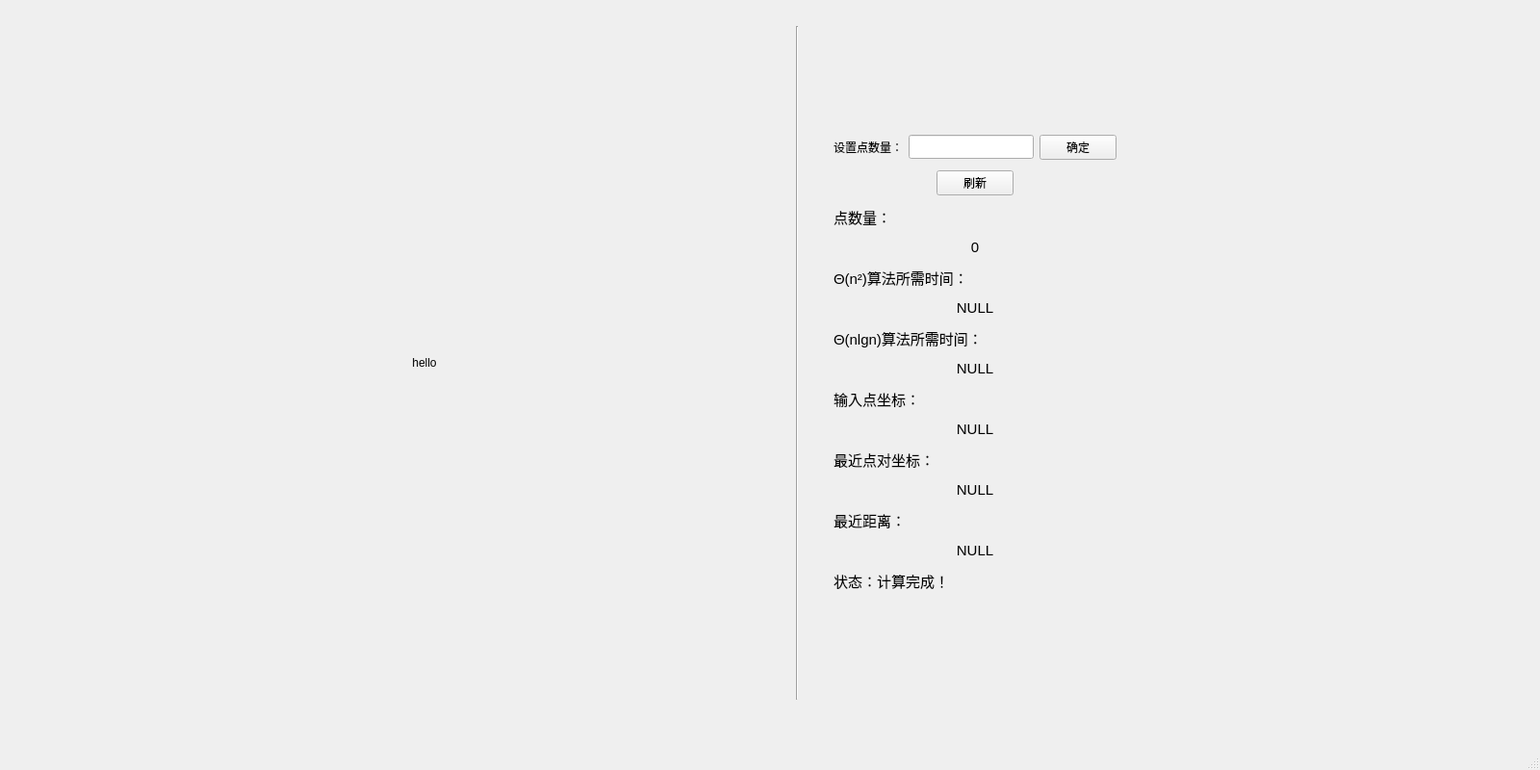
<?xml version="1.0" encoding="UTF-8"?>
<ui version="4.0">
 <class>MainWindow</class>
 <widget class="QMainWindow" name="MainWindow">
  <property name="geometry">
   <rect>
    <x>0</x>
    <y>0</y>
    <width>1600</width>
    <height>800</height>
   </rect>
  </property>
  <property name="minimumSize">
   <size>
    <width>1600</width>
    <height>800</height>
   </size>
  </property>
  <property name="maximumSize">
   <size>
    <width>1600</width>
    <height>800</height>
   </size>
  </property>
  <property name="windowTitle">
   <string>MainWindow</string>
  </property>
  <widget class="QWidget" name="centralWidget">
   <layout class="QGridLayout" name="gridLayout">
    <item row="1" column="0">
     <spacer name="horizontalSpacer_3">
      <property name="orientation">
       <enum>Qt::Horizontal</enum>
      </property>
      <property name="sizeType">
       <enum>QSizePolicy::Fixed</enum>
      </property>
      <property name="sizeHint" stdset="0">
       <size>
        <width>80</width>
        <height>20</height>
       </size>
      </property>
     </spacer>
    </item>
    <item row="0" column="1">
     <spacer name="verticalSpacer_4">
      <property name="orientation">
       <enum>Qt::Vertical</enum>
      </property>
      <property name="sizeHint" stdset="0">
       <size>
        <width>40</width>
        <height>17</height>
       </size>
      </property>
     </spacer>
    </item>
    <item row="2" column="2">
     <spacer name="horizontalSpacer_4">
      <property name="orientation">
       <enum>Qt::Horizontal</enum>
      </property>
      <property name="sizeHint" stdset="0">
       <size>
        <width>460</width>
        <height>20</height>
       </size>
      </property>
     </spacer>
    </item>
    <item row="1" column="1" rowspan="2">
     <layout class="QHBoxLayout" name="horizontalLayout">
      <item>
       <widget class="QLabel" name="paintBoard">
        <property name="minimumSize">
         <size>
          <width>700</width>
          <height>700</height>
         </size>
        </property>
        <property name="maximumSize">
         <size>
          <width>700</width>
          <height>700</height>
         </size>
        </property>
        <property name="text">
         <string>hello</string>
        </property>
        <property name="alignment">
         <set>Qt::AlignCenter</set>
        </property>
       </widget>
      </item>
      <item>
       <spacer name="horizontalSpacer_5">
        <property name="orientation">
         <enum>Qt::Horizontal</enum>
        </property>
        <property name="sizeType">
         <enum>QSizePolicy::Fixed</enum>
        </property>
        <property name="sizeHint" stdset="0">
         <size>
          <width>30</width>
          <height>20</height>
         </size>
        </property>
       </spacer>
      </item>
      <item>
       <widget class="Line" name="line">
        <property name="orientation">
         <enum>Qt::Vertical</enum>
        </property>
       </widget>
      </item>
      <item>
       <spacer name="horizontalSpacer_6">
        <property name="orientation">
         <enum>Qt::Horizontal</enum>
        </property>
        <property name="sizeType">
         <enum>QSizePolicy::Fixed</enum>
        </property>
        <property name="sizeHint" stdset="0">
         <size>
          <width>30</width>
          <height>20</height>
         </size>
        </property>
       </spacer>
      </item>
      <item>
       <layout class="QVBoxLayout" name="verticalLayout">
        <item>
         <spacer name="verticalSpacer">
          <property name="orientation">
           <enum>Qt::Vertical</enum>
          </property>
          <property name="sizeHint" stdset="0">
           <size>
            <width>20</width>
            <height>60</height>
           </size>
          </property>
         </spacer>
        </item>
        <item>
         <layout class="QHBoxLayout" name="horizontalLayout_2">
          <item>
           <widget class="QLabel" name="label">
            <property name="font">
             <font>
              <pointsize>9</pointsize>
             </font>
            </property>
            <property name="text">
             <string>设置点数量：</string>
            </property>
           </widget>
          </item>
          <item>
           <widget class="QLineEdit" name="inputNumber">
            <property name="minimumSize">
             <size>
              <width>130</width>
              <height>25</height>
             </size>
            </property>
            <property name="maximumSize">
             <size>
              <width>16777215</width>
              <height>25</height>
             </size>
            </property>
           </widget>
          </item>
          <item>
           <widget class="QPushButton" name="setNumButton">
            <property name="maximumSize">
             <size>
              <width>80</width>
              <height>16777215</height>
             </size>
            </property>
            <property name="text">
             <string>确定</string>
            </property>
           </widget>
          </item>
         </layout>
        </item>
        <item>
         <spacer name="verticalSpacer_3">
          <property name="orientation">
           <enum>Qt::Vertical</enum>
          </property>
          <property name="sizeType">
           <enum>QSizePolicy::Fixed</enum>
          </property>
          <property name="sizeHint" stdset="0">
           <size>
            <width>20</width>
            <height>5</height>
           </size>
          </property>
         </spacer>
        </item>
        <item>
         <layout class="QHBoxLayout" name="horizontalLayout_3">
          <item>
           <spacer name="horizontalSpacer">
            <property name="orientation">
             <enum>Qt::Horizontal</enum>
            </property>
            <property name="sizeHint" stdset="0">
             <size>
              <width>40</width>
              <height>20</height>
             </size>
            </property>
           </spacer>
          </item>
          <item>
           <widget class="QPushButton" name="refreshButton">
            <property name="text">
             <string>刷新</string>
            </property>
           </widget>
          </item>
          <item>
           <spacer name="horizontalSpacer_2">
            <property name="orientation">
             <enum>Qt::Horizontal</enum>
            </property>
            <property name="sizeHint" stdset="0">
             <size>
              <width>40</width>
              <height>20</height>
             </size>
            </property>
           </spacer>
          </item>
         </layout>
        </item>
        <item>
         <spacer name="verticalSpacer_18">
          <property name="orientation">
           <enum>Qt::Vertical</enum>
          </property>
          <property name="sizeType">
           <enum>QSizePolicy::Fixed</enum>
          </property>
          <property name="sizeHint" stdset="0">
           <size>
            <width>20</width>
            <height>5</height>
           </size>
          </property>
         </spacer>
        </item>
        <item>
         <widget class="QLabel" name="label_8">
          <property name="font">
           <font>
            <pointsize>11</pointsize>
           </font>
          </property>
          <property name="text">
           <string>点数量：</string>
          </property>
         </widget>
        </item>
        <item>
         <spacer name="verticalSpacer_19">
          <property name="orientation">
           <enum>Qt::Vertical</enum>
          </property>
          <property name="sizeType">
           <enum>QSizePolicy::Fixed</enum>
          </property>
          <property name="sizeHint" stdset="0">
           <size>
            <width>20</width>
            <height>5</height>
           </size>
          </property>
         </spacer>
        </item>
        <item>
         <widget class="QLabel" name="numDots">
          <property name="font">
           <font>
            <pointsize>11</pointsize>
           </font>
          </property>
          <property name="text">
           <string>0</string>
          </property>
          <property name="alignment">
           <set>Qt::AlignCenter</set>
          </property>
         </widget>
        </item>
        <item>
         <spacer name="verticalSpacer_6">
          <property name="orientation">
           <enum>Qt::Vertical</enum>
          </property>
          <property name="sizeType">
           <enum>QSizePolicy::Fixed</enum>
          </property>
          <property name="sizeHint" stdset="0">
           <size>
            <width>20</width>
            <height>5</height>
           </size>
          </property>
         </spacer>
        </item>
        <item>
         <widget class="QLabel" name="label_2">
          <property name="font">
           <font>
            <pointsize>11</pointsize>
           </font>
          </property>
          <property name="text">
           <string>Θ(n²)算法所需时间：</string>
          </property>
         </widget>
        </item>
        <item>
         <spacer name="verticalSpacer_16">
          <property name="orientation">
           <enum>Qt::Vertical</enum>
          </property>
          <property name="sizeType">
           <enum>QSizePolicy::Fixed</enum>
          </property>
          <property name="sizeHint" stdset="0">
           <size>
            <width>20</width>
            <height>5</height>
           </size>
          </property>
         </spacer>
        </item>
        <item>
         <widget class="QLabel" name="naiveTime">
          <property name="font">
           <font>
            <pointsize>11</pointsize>
           </font>
          </property>
          <property name="text">
           <string>NULL</string>
          </property>
          <property name="alignment">
           <set>Qt::AlignCenter</set>
          </property>
         </widget>
        </item>
        <item>
         <spacer name="verticalSpacer_15">
          <property name="orientation">
           <enum>Qt::Vertical</enum>
          </property>
          <property name="sizeType">
           <enum>QSizePolicy::Fixed</enum>
          </property>
          <property name="sizeHint" stdset="0">
           <size>
            <width>20</width>
            <height>5</height>
           </size>
          </property>
         </spacer>
        </item>
        <item>
         <widget class="QLabel" name="label_7">
          <property name="font">
           <font>
            <pointsize>11</pointsize>
           </font>
          </property>
          <property name="text">
           <string>Θ(nlgn)算法所需时间：</string>
          </property>
         </widget>
        </item>
        <item>
         <spacer name="verticalSpacer_17">
          <property name="orientation">
           <enum>Qt::Vertical</enum>
          </property>
          <property name="sizeType">
           <enum>QSizePolicy::Fixed</enum>
          </property>
          <property name="sizeHint" stdset="0">
           <size>
            <width>20</width>
            <height>5</height>
           </size>
          </property>
         </spacer>
        </item>
        <item>
         <widget class="QLabel" name="dcTime">
          <property name="font">
           <font>
            <pointsize>11</pointsize>
           </font>
          </property>
          <property name="text">
           <string>NULL</string>
          </property>
          <property name="alignment">
           <set>Qt::AlignCenter</set>
          </property>
         </widget>
        </item>
        <item>
         <spacer name="verticalSpacer_20">
          <property name="orientation">
           <enum>Qt::Vertical</enum>
          </property>
          <property name="sizeType">
           <enum>QSizePolicy::Fixed</enum>
          </property>
          <property name="sizeHint" stdset="0">
           <size>
            <width>20</width>
            <height>5</height>
           </size>
          </property>
         </spacer>
        </item>
        <item>
         <widget class="QLabel" name="label_10">
          <property name="font">
           <font>
            <pointsize>11</pointsize>
           </font>
          </property>
          <property name="text">
           <string>输入点坐标：</string>
          </property>
         </widget>
        </item>
        <item>
         <spacer name="verticalSpacer_22">
          <property name="orientation">
           <enum>Qt::Vertical</enum>
          </property>
          <property name="sizeType">
           <enum>QSizePolicy::Fixed</enum>
          </property>
          <property name="sizeHint" stdset="0">
           <size>
            <width>20</width>
            <height>5</height>
           </size>
          </property>
         </spacer>
        </item>
        <item>
         <widget class="QLabel" name="inputPos">
          <property name="font">
           <font>
            <pointsize>11</pointsize>
           </font>
          </property>
          <property name="text">
           <string>NULL</string>
          </property>
          <property name="alignment">
           <set>Qt::AlignCenter</set>
          </property>
         </widget>
        </item>
        <item>
         <spacer name="verticalSpacer_23">
          <property name="orientation">
           <enum>Qt::Vertical</enum>
          </property>
          <property name="sizeType">
           <enum>QSizePolicy::Fixed</enum>
          </property>
          <property name="sizeHint" stdset="0">
           <size>
            <width>20</width>
            <height>5</height>
           </size>
          </property>
         </spacer>
        </item>
        <item>
         <widget class="QLabel" name="label_9">
          <property name="font">
           <font>
            <pointsize>11</pointsize>
           </font>
          </property>
          <property name="text">
           <string>最近点对坐标：</string>
          </property>
         </widget>
        </item>
        <item>
         <spacer name="verticalSpacer_21">
          <property name="orientation">
           <enum>Qt::Vertical</enum>
          </property>
          <property name="sizeType">
           <enum>QSizePolicy::Fixed</enum>
          </property>
          <property name="sizeHint" stdset="0">
           <size>
            <width>20</width>
            <height>5</height>
           </size>
          </property>
         </spacer>
        </item>
        <item>
         <widget class="QLabel" name="targetPos">
          <property name="font">
           <font>
            <pointsize>11</pointsize>
           </font>
          </property>
          <property name="text">
           <string>NULL</string>
          </property>
          <property name="alignment">
           <set>Qt::AlignCenter</set>
          </property>
         </widget>
        </item>
        <item>
         <spacer name="verticalSpacer_24">
          <property name="orientation">
           <enum>Qt::Vertical</enum>
          </property>
          <property name="sizeType">
           <enum>QSizePolicy::Fixed</enum>
          </property>
          <property name="sizeHint" stdset="0">
           <size>
            <width>20</width>
            <height>5</height>
           </size>
          </property>
         </spacer>
        </item>
        <item>
         <widget class="QLabel" name="label_11">
          <property name="font">
           <font>
            <pointsize>11</pointsize>
           </font>
          </property>
          <property name="text">
           <string>最近距离：</string>
          </property>
         </widget>
        </item>
        <item>
         <spacer name="verticalSpacer_25">
          <property name="orientation">
           <enum>Qt::Vertical</enum>
          </property>
          <property name="sizeType">
           <enum>QSizePolicy::Fixed</enum>
          </property>
          <property name="sizeHint" stdset="0">
           <size>
            <width>20</width>
            <height>5</height>
           </size>
          </property>
         </spacer>
        </item>
        <item>
         <widget class="QLabel" name="minDistance">
          <property name="font">
           <font>
            <pointsize>11</pointsize>
           </font>
          </property>
          <property name="text">
           <string>NULL</string>
          </property>
          <property name="alignment">
           <set>Qt::AlignCenter</set>
          </property>
         </widget>
        </item>
        <item>
         <spacer name="verticalSpacer_26">
          <property name="orientation">
           <enum>Qt::Vertical</enum>
          </property>
          <property name="sizeType">
           <enum>QSizePolicy::Fixed</enum>
          </property>
          <property name="sizeHint" stdset="0">
           <size>
            <width>20</width>
            <height>5</height>
           </size>
          </property>
         </spacer>
        </item>
        <item>
         <widget class="QLabel" name="state">
          <property name="font">
           <font>
            <pointsize>11</pointsize>
           </font>
          </property>
          <property name="text">
           <string>状态：计算完成！</string>
          </property>
         </widget>
        </item>
        <item>
         <spacer name="verticalSpacer_2">
          <property name="orientation">
           <enum>Qt::Vertical</enum>
          </property>
          <property name="sizeHint" stdset="0">
           <size>
            <width>20</width>
            <height>60</height>
           </size>
          </property>
         </spacer>
        </item>
       </layout>
      </item>
     </layout>
    </item>
    <item row="3" column="1">
     <spacer name="verticalSpacer_5">
      <property name="orientation">
       <enum>Qt::Vertical</enum>
      </property>
      <property name="sizeHint" stdset="0">
       <size>
        <width>20</width>
        <height>40</height>
       </size>
      </property>
     </spacer>
    </item>
   </layout>
  </widget>
  <widget class="QStatusBar" name="statusBar"/>
 </widget>
 <layoutdefault spacing="6" margin="11"/>
 <resources/>
 <connections/>
</ui>
